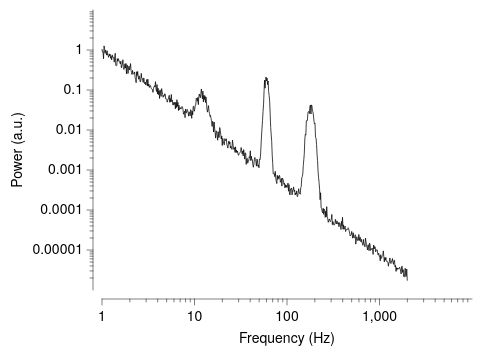

Here is the Vega-Lite specification saved for this chart:
### Vega-Lite specification from a JSON file in a GitHub repository (floating-point values rounded to 4 significant figures; data arrays with more than 128 entries replaced by an {"elided": "..."} marker saying what was removed)
{"background": null, "config": {"arc": {"fill": "#DBDBDB", "fillOpacity": 1.0, "innerRadius": 35.0, "padAngle": 0.03, "stroke": "black", "strokeOpacity": 1, "strokeWidth": 0.25}, "area": {"fill": "#DBDBDB", "fillOpacity": 1.0, "stroke": "black", "strokeOpacity": 1, "strokeWidth": 0.25}, "axis": {"domain": true, "domainCap": "round", "domainColor": "black", "domainWidth": 0.25, "grid": false, "gridCap": "round", "gridColor": "#F1F1F1", "gridDash": [0, 0], "gridOpacity": 1.0, "gridWidth": 0.25, "labelColor": "black", "labelFont": "Helvetica Neue", "labelFontSize": 7, "labelFontStyle": "normal", "labelFontWeight": 400, "offset": 4.5, "ticks": true, "tickCap": "round", "tickColor": "black", "tickRound": false, "tickSize": 3, "tickWidth": 0.25, "titleColor": "black", "titleFont": "Helvetica Neue", "titleFontSize": 7, "titleFontStyle": "normal", "titleFontWeight": 400}, "axisX": {"domain": true, "labelAlign": "center", "labelAngle": 0, "labels": true, "ticks": true, "translate": 0}, "axisY": {"domain": true, "labelAlign": "right", "labelAngle": 0, "labels": true, "ticks": true, "translate": 0}, "axisRight": {"domain": true, "labelAlign": "left", "labelAngle": 0, "labels": true, "ticks": true, "translate": 0}, "axisTop": {"domain": true, "labelAlign": "center", "labelAngle": 0, "labels": true, "ticks": true, "translate": 0}, "axisBand": {"tickOffset": 0}, "bar": {"fill": "#DBDBDB", "fillOpacity": 1.0, "stroke": "black", "strokeOpacity": 1, "strokeWidth": 0.25}, "boxplot": {"size": 12.6, "ticks": {"cornerRadius": 0.25, "fill": "black", "opacity": 1, "size": 6.3, "thickness": 0.25}, "box": {"fillOpacity": 1.0, "stroke": "black", "strokeOpacity": 1, "strokeWidth": 0.25}, "median": {"cornerRadius": 0, "fill": "black", "fillOpacity": 1.0, "opacity": 1, "size": 12.6, "thickness": 0.25}, "rule": {"fill": "black", "fillOpacity": 1.0, "size": 14.0, "stroke": "black", "strokeDash": [0, 0], "strokeOpacity": 1, "strokeWidth": 0.25}, "outliers": {"color": "black", "fill": "black", "fillOpacity": 1.0, "size": 0, "stroke": "black", "strokeOpacity": 1, "strokeWidth": 0.25}}, "circle": {"fill": "black", "fillOpacity": 1.0, "size": 0.7, "stroke": null, "strokeOpacity": 1, "strokeWidth": 0.25}, "errorband": {"band": {"fillOpacity": 0.6, "stroke": null, "strokeWidth": 0.25, "strokeOpacity": 1}, "borders": {"opacity": 0, "strokeOpacity": 0.25, "strokeWidth": 1}}, "errorbar": {"opacity": 1, "rule": {"strokeDash": [0, 0], "strokeWidth": 0.25}, "ticks": {"color": "black", "cornerRadius": 0.125, "opacity": 1, "size": 8.4, "thickness": 0.25}, "thickness": 0.25}, "font": "Helvetica Neue", "geoshape": {"fill": "#DBDBDB", "fillOpacity": 1.0, "stroke": "black", "strokeOpacity": 1, "strokeWidth": 0.25}, "header": {"labelColor": "black", "labelFont": "Helvetica Neue", "labelFontSize": 7, "labelFontStyle": "normal", "labelFontWeight": 400, "titleColor": "black", "titleFont": "Helvetica Neue", "titleFontSize": 7, "titleFontStyle": "normal", "titleFontWeight": 400, "titlePadding": 0}, "legend": {"disable": false, "offset": 4.5, "titlePadding": 4, "labelOffset": 2, "gradientLabelOffset": 2, "gradientLength": 70.0, "gradientThickness": 7.0, "gradientOpacity": 1.0, "gradientStrokeColor": "black", "gradientStrokeWidth": 0.25, "labelColor": "black", "labelFont": "Helvetica Neue", "labelFontSize": 7, "labelFontStyle": "normal", "labelFontWeight": 400, "strokeColor": "black", "strokeWidth": 0, "symbolSize": 42, "symbolStrokeColor": "black", "symbolStrokeWidth": 0.25, "titleColor": "black", "titleFont": "Helvetica Neue", "titleFontSize": 7, "titleFontStyle": "normal", "titleFontWeight": 400}, "line": {"color": "black", "stroke": "black", "strokeCap": "round", "strokeDash": [0, 0], "strokeOpacity": 1, "strokeWidth": 0.375}, "point": {"filled": true, "fill": "#DBDBDB", "fillOpacity": 1.0, "size": 7.0, "stroke": "black", "strokeOpacity": 1, "strokeWidth": 0.25}, "range": {"category": ["#C6D9F1", "#F1C9CB", "#FEF0B9", "#CEE37A", "#7AA8E0", "#E589A3", "#FDDD5D", "#68B961", "#4177B1", "#C35082", "#E5C227", "#438156"], "diverging": {"scheme": ["#C35082", "#CE6D94", "#D989A7", "#E2A4BA", "#EABFCE", "#F1DBE2", "#F6F6F6", "#D7E0EB", "#B9CBE0", "#9BB6D5", "#7DA1C9", "#5F8CBD", "#4177B1"]}, "heatmap": {"scheme": ["#32022B", "#43044D", "#4C196E", "#4D338C", "#484DA6", "#3A68BB", "#1D83CA", "#1D9CCB", "#23B5C9", "#28CDC5", "#4DE0B4", "#91EE9F"]}, "ordinal": {"scheme": ["#F1F1F1", "#DBDBDB", "#C6C6C6", "#B2B2B2", "#9D9D9D", "#898989", "#767676", "#636363", "#515151", "#404040", "#2F2F2F", "#1F1F1F"]}, "ramp": {"scheme": ["#32022B", "#43044D", "#4C196E", "#4D338C", "#484DA6", "#3A68BB", "#1D83CA", "#1D9CCB", "#23B5C9", "#28CDC5", "#4DE0B4", "#91EE9F"]}}, "rule": {"color": "black", "stroke": "black", "strokeCap": "round", "strokeDash": [2, 2], "strokeOpacity": 1, "strokeWidth": 0.25}, "scale": {"bandPaddingInner": 0.1, "bandPaddingOuter": 0.1, "round": false}, "rect": {"fill": "#DBDBDB", "fillOpacity": 1.0, "stroke": "black", "strokeOpacity": 1, "strokeWidth": 0.25}, "square": {"fill": "#DBDBDB", "fillOpacity": 1.0, "size": 14.0, "stroke": "black", "strokeOpacity": 1, "strokeWidth": 0.25}, "text": {"color": "black", "font": "Helvetica Neue", "fontSize": 7, "fontStyle": "normal", "fontWeight": 400}, "tick": {"color": "black", "cornerRadius": 0.125, "opacity": 1.0, "size": 12.6, "thickness": 0.25}, "title": {"anchor": "middle", "frame": "group", "color": "black", "font": "Helvetica Neue", "fontSize": 7, "fontStyle": "normal", "fontWeight": 400, "subtitleColor": "black", "subtitleFont": "Helvetica Neue", "subtitleFontSize": "Helvetica Neue", "subtitleFontStyle": "normal", "subtitleFontWeight": 400}, "trail": {"color": "black", "opacity": 1, "size": 0.375}, "view": {"continuousWidth": 185, "continuousHeight": 140, "discreteWidth": 185, "discreteHeight": 140, "fill": null, "stroke": null, "strokeWidth": 0.25}}, "layer": [{"mark": {"type": "line"}, "encoding": {"x": {"axis": {"values": [1, 10, 100, 1000]}, "field": "f", "scale": {"domain": [1, 2000], "nice": false, "type": "log"}, "title": "Frequency (Hz)", "type": "quantitative"}, "y": {"axis": {"values": [1e-05, 0.0001, 0.001, 0.01, 0.1, 1]}, "field": "psd", "scale": {"nice": false, "type": "log"}, "title": "Power (a.u.)", "type": "quantitative"}}}, {"mark": {"type": "point", "opacity": 0}, "encoding": {"x": {"axis": {"domain": false, "grid": false, "labels": false, "orient": "bottom", "tickSize": 1.5, "ticks": true, "values": [2, 3, 4, 5, 6, 7, 8, 9, 20, 30, 40, 50, 60, 70, 80, 90, 200, 300, 400, 500, 600, 700, 800, 900, 2000, 3000, 4000, 5000, 6000, 7000, 8000, 9000]}, "field": "f", "scale": {"base": 10, "domain": [1, 10000], "type": "log"}, "title": null, "type": "quantitative"}}}, {"mark": {"type": "point", "opacity": 0}, "encoding": {"y": {"axis": {"domain": false, "grid": false, "labels": false, "orient": "left", "tickSize": 1.5, "ticks": true, "values": [2e-06, 3e-06, 4e-06, 5e-06, 6e-06, 7e-06, 8e-06, 9e-06, 2e-05, 3e-05, 4e-05, 5e-05, 6e-05, 7e-05, 8e-05, 9e-05, 0.0002, 0.0003, 0.0004, 0.0005, 0.0006, 0.0007, 0.0008, 0.0009, 0.002, 0.003, 0.004, 0.005, 0.006, 0.007, 0.008, 0.009, 0.02, 0.03, 0.04, 0.05, 0.06, 0.07, 0.08, 0.09, 0.2, 0.3, 0.4, 0.5, 0.6, 0.7, 0.8, 0.9, 2, 3, 4, 5, 6, 7, 8, 9]}, "field": "psd", "scale": {"base": 10, "domain": [1e-06, 10], "type": "log"}, "title": null, "type": "quantitative"}}}], "data": {"name": "data-1a256e6822f450fdc92ee4454c33116e"}, "resolve": {"axis": {"x": "independent", "y": "independent"}}, "$schema": "https://vega.github.io/schema/vega-lite/v6.4.1.json", "datasets": {"data-1a256e6822f450fdc92ee4454c33116e": {"elided": "600 records"}}}
